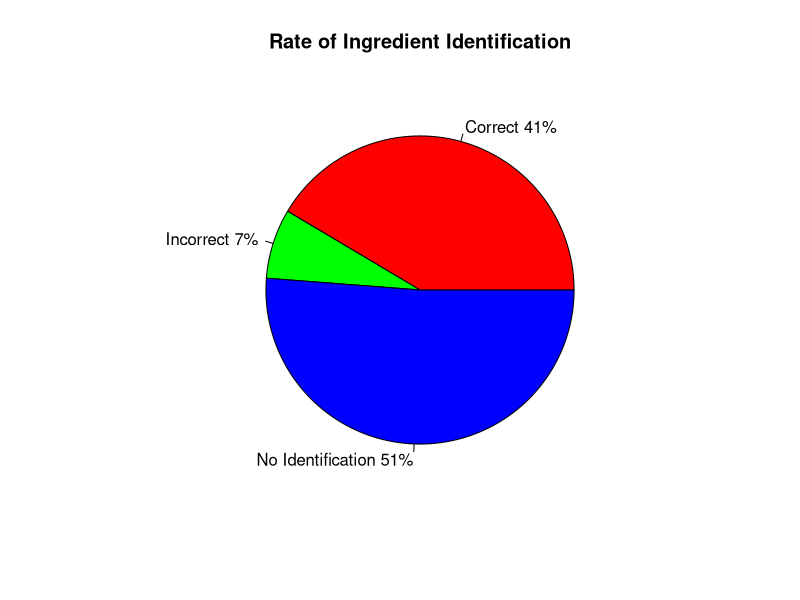

This chart was generated by the following R code:

food <- read.csv("food.csv")

# Pie Chart with Percentages
slices <- prop.table(table(food$correct_descrip))
lbls <- c("Correct", "Incorrect", "No Identification")
pct <- round(slices/sum(slices)*100)
lbls <- paste(lbls, pct) # add percents to labels 
lbls <- paste(lbls,"%",sep="") # ad % to labels 
pie(slices,labels = lbls, col=rainbow(length(lbls)),
    main="Rate of Ingredient Identification")
